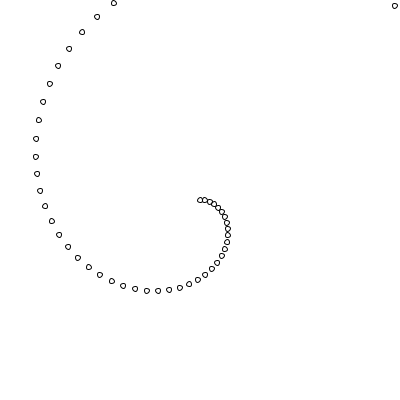
Frame 1 (no input)
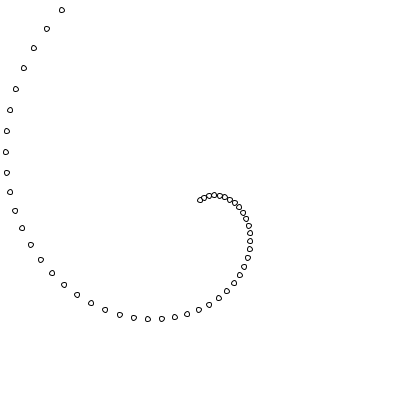
Frame 60 (the mouse pressed at the canvas centre just before this capture)
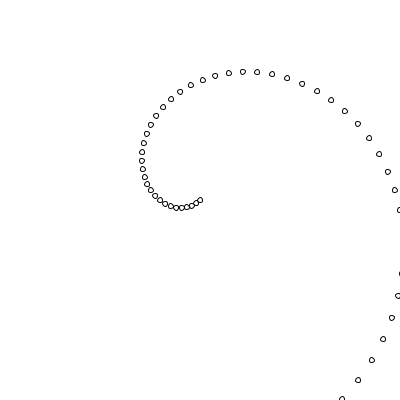
Frame 120 (the mouse held since frame 60 and released just before this capture)

The Processing sketch that drew these frames (run headless with seeded random() and noise(); from frame 60 on, the mouse is pressed at the canvas centre):

// Processing sketch: sketch_SpiralWhiplash
// ── sketch_SpiralWhiplash.pde
float angle = 0;
float spacing = 5;

void setup() {
  size(400, 400);
}

void draw() {
  background(255);
  translate(width/2, height/2);
  for (float r = 0; r < 500; r += spacing) {
    float x = r * cos(angle);
    float y = r * sin(angle);
    ellipse(x, y, 5, 5);
    angle += 0.1;
  }
}
